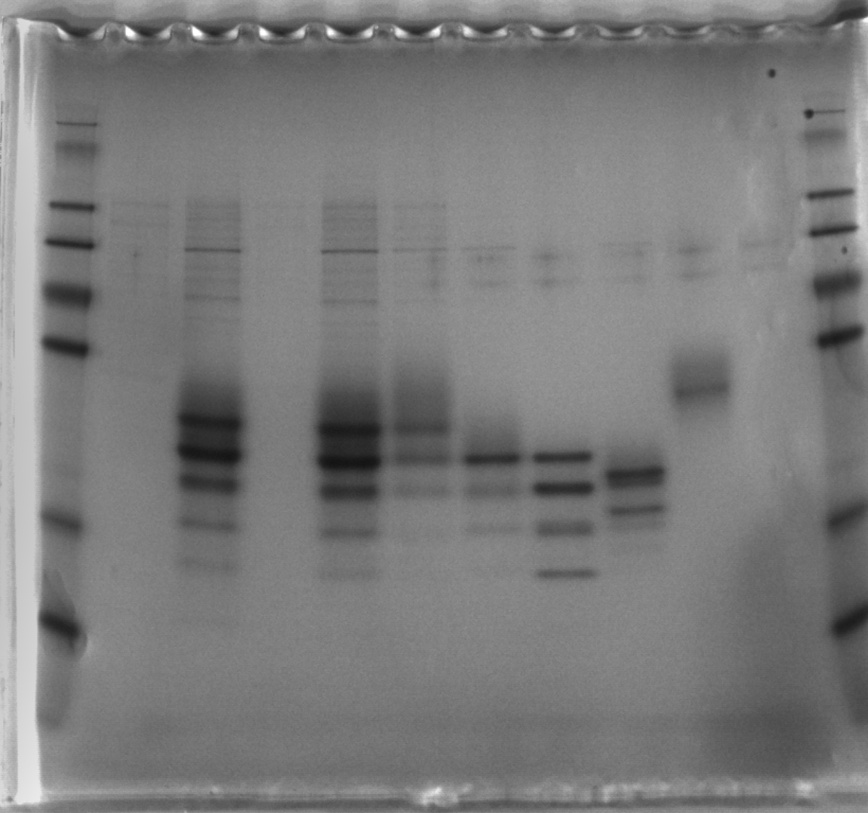
#> input picture sample_gel.jpg, 868 x 813 px, shrunk from 1149 x 1075 before the run
$ jupyter execute --allow-errors gel_pipeline.ipynb
#> lines starting #> are read from the running program, lines starting #| are printed output that depends on the picture
Image Loader and Inverter

[cell 1]
import cv2
import numpy as np
import matplotlib.pyplot as plt

# ── 1. Load image ────────────────────────────────────────────────────────────
IMAGE_PATH = "sample_gel.jpg"

img_bgr  = cv2.imread(IMAGE_PATH)
#> img_bgr is the input picture: shape (813, 868, 3); min 19, max 255, mean 122.7
if img_bgr is None:
    raise FileNotFoundError(f"Could not load image at '{IMAGE_PATH}'. "
                            "Check that the file exists and the path is correct.")

# Convert to grayscale (single-channel, 0–255)
img_gray = cv2.cvtColor(img_bgr, cv2.COLOR_BGR2GRAY)

# ── 2. Invert ─────────────────────────────────────────────────────────────────
# Dark bands on a bright background → bright bands on a dark background.
# This maximises contrast for downstream intensity profiling.
img_inverted = 255 - img_gray
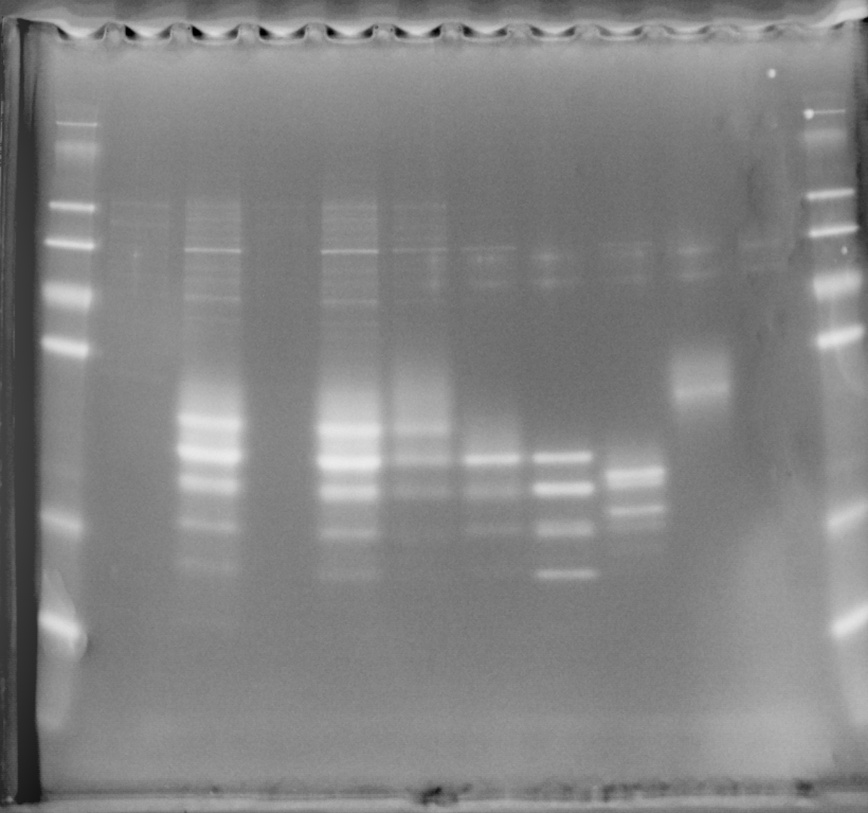
#> img_inverted: shape (813, 868); min 0, max 236, mean 132.3

# ── 3. Rotation utility ───────────────────────────────────────────────────────
def rotate_image(image: np.ndarray, angle: float) -> np.ndarray:
    """Rotate *image* by *angle* degrees (counter-clockwise) without cropping.

    The output canvas is expanded so that every corner of the original image
    remains visible; empty regions are filled with black (0).

    Parameters
    ----------
    image : np.ndarray
        Grayscale or colour image array.
    angle : float
        Rotation angle in degrees (positive = counter-clockwise).

    Returns
    -------
    np.ndarray
        Rotated image with the same dtype as the input.
    """
#> called with angle = 0
    h, w = image.shape[:2]
#> h = 813; w = 868
    cx, cy = w / 2.0, h / 2.0
#> cx = 434; cy = 406.5

    # Build the 2-D rotation matrix around the image centre
    M = cv2.getRotationMatrix2D((cx, cy), angle, scale=1.0)
#> M = [[1, 0, 0], [0, 1, 0]]

    # Compute the new bounding dimensions after rotation so no pixels are lost
    cos_a = abs(M[0, 0])
#> cos_a = 1
    sin_a = abs(M[0, 1])
#> sin_a = 0
    new_w = int(h * sin_a + w * cos_a)
#> new_w = 868
    new_h = int(h * cos_a + w * sin_a)
#> new_h = 813

    # Shift the rotation matrix to account for the expanded canvas
    M[0, 2] += (new_w / 2.0) - cx
    M[1, 2] += (new_h / 2.0) - cy

    return cv2.warpAffine(image, M, (new_w, new_h),
                          flags=cv2.INTER_LINEAR,
                          borderMode=cv2.BORDER_CONSTANT,
                          borderValue=0)


# ── 4. Apply a small rotation (e.g. correcting a slight tilt) ─────────────────
ROTATION_ANGLE = 0.0          # degrees — adjust as needed
img_rotated = rotate_image(img_inverted, ROTATION_ANGLE)

# ── 5. Visualise ──────────────────────────────────────────────────────────────
fig, axes = plt.subplots(1, 3, figsize=(18, 6))

panels = [
    (img_gray,     "Original (grayscale)",           "gray"),
    (img_inverted, "Inverted (bands = bright)",       "gray"),
    (img_rotated,  f"Inverted + rotated {ROTATION_ANGLE}°", "gray"),
]

for ax, (data, title, cmap) in zip(axes, panels):
    ax.imshow(data, cmap=cmap, vmin=0, vmax=255)
    ax.set_title(title, fontsize=13, fontweight="bold")
    ax.axis("off")
#> this loop made 3 passes
#> title on passes 1 to 3: 'Original (grayscale)', 'Inverted (bands = bright)', 'Inverted + rotated 0.0°'

fig.suptitle("SDS-PAGE gel — pre-processing preview", fontsize=15, y=1.01)
plt.tight_layout()
plt.show()
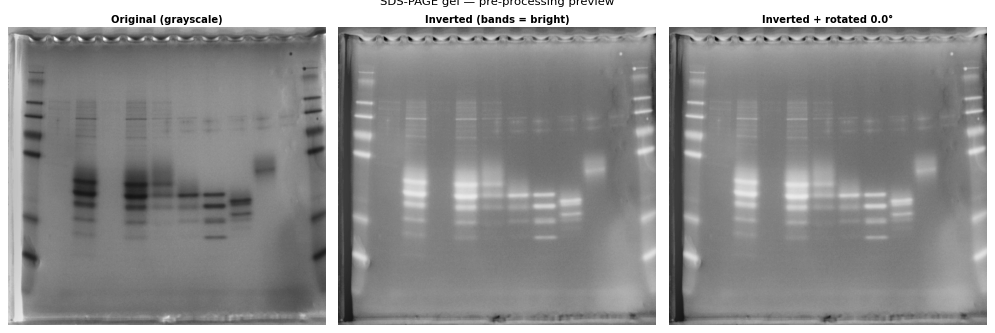
#> figure drawn by matplotlib, 3 panels
